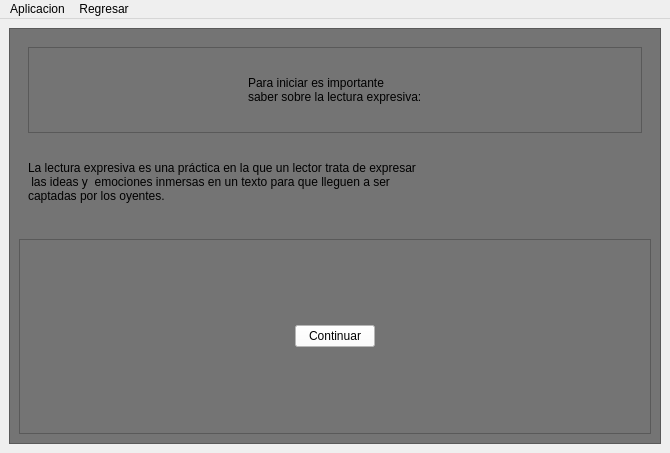
<?xml version="1.0" encoding="UTF-8"?>
<ui version="4.0">
 <class>acercaapp</class>
 <widget class="QMainWindow" name="acercaapp">
  <property name="geometry">
   <rect>
    <x>0</x>
    <y>0</y>
    <width>670</width>
    <height>453</height>
   </rect>
  </property>
  <property name="windowTitle">
   <string>MainWindow</string>
  </property>
  <widget class="QWidget" name="centralwidget">
   <layout class="QGridLayout" name="gridLayout_2">
    <item row="0" column="1">
     <widget class="QFrame" name="frame">
      <property name="styleSheet">
       <string notr="true">background:rgb(116, 116, 116)</string>
      </property>
      <property name="frameShape">
       <enum>QFrame::StyledPanel</enum>
      </property>
      <property name="frameShadow">
       <enum>QFrame::Raised</enum>
      </property>
      <layout class="QVBoxLayout" name="verticalLayout_2">
       <item>
        <widget class="QWidget" name="widget" native="true">
         <layout class="QVBoxLayout" name="verticalLayout">
          <item>
           <widget class="QFrame" name="frame_2">
            <property name="frameShape">
             <enum>QFrame::StyledPanel</enum>
            </property>
            <property name="frameShadow">
             <enum>QFrame::Raised</enum>
            </property>
            <layout class="QHBoxLayout" name="horizontalLayout">
             <item>
              <spacer name="horizontalSpacer">
               <property name="orientation">
                <enum>Qt::Horizontal</enum>
               </property>
               <property name="sizeHint" stdset="0">
                <size>
                 <width>40</width>
                 <height>20</height>
                </size>
               </property>
              </spacer>
             </item>
             <item>
              <widget class="QLabel" name="label_3">
               <property name="styleSheet">
                <string notr="true">font: 63 24pt &quot;Lucida Sans&quot;;</string>
               </property>
               <property name="text">
                <string>Para iniciar es importante
saber sobre la lectura expresiva:</string>
               </property>
              </widget>
             </item>
             <item>
              <spacer name="horizontalSpacer_2">
               <property name="orientation">
                <enum>Qt::Horizontal</enum>
               </property>
               <property name="sizeHint" stdset="0">
                <size>
                 <width>40</width>
                 <height>20</height>
                </size>
               </property>
              </spacer>
             </item>
            </layout>
           </widget>
          </item>
          <item>
           <widget class="QLabel" name="label">
            <property name="styleSheet">
             <string notr="true">
font: 63 12pt &quot;Lucida Sans&quot;;</string>
            </property>
            <property name="text">
             <string>La lectura expresiva es una práctica en la que un lector trata de expresar
 las ideas y  emociones inmersas en un texto para que lleguen a ser 
captadas por los oyentes.</string>
            </property>
           </widget>
          </item>
         </layout>
        </widget>
       </item>
       <item>
        <widget class="QFrame" name="frame_3">
         <property name="frameShape">
          <enum>QFrame::StyledPanel</enum>
         </property>
         <property name="frameShadow">
          <enum>QFrame::Raised</enum>
         </property>
         <layout class="QHBoxLayout" name="horizontalLayout_2">
          <item>
           <spacer name="horizontalSpacer_4">
            <property name="orientation">
             <enum>Qt::Horizontal</enum>
            </property>
            <property name="sizeHint" stdset="0">
             <size>
              <width>40</width>
              <height>20</height>
             </size>
            </property>
           </spacer>
          </item>
          <item>
           <widget class="QPushButton" name="btncontinuar">
            <property name="styleSheet">
             <string notr="true">
background-color: rgb(255, 255, 255);</string>
            </property>
            <property name="text">
             <string>Continuar</string>
            </property>
           </widget>
          </item>
          <item>
           <spacer name="horizontalSpacer_3">
            <property name="orientation">
             <enum>Qt::Horizontal</enum>
            </property>
            <property name="sizeHint" stdset="0">
             <size>
              <width>40</width>
              <height>20</height>
             </size>
            </property>
           </spacer>
          </item>
         </layout>
        </widget>
       </item>
      </layout>
     </widget>
    </item>
   </layout>
  </widget>
  <widget class="QMenuBar" name="menubar">
   <property name="geometry">
    <rect>
     <x>0</x>
     <y>0</y>
     <width>670</width>
     <height>21</height>
    </rect>
   </property>
   <widget class="QMenu" name="menuAplicacion">
    <property name="title">
     <string>Aplicacion</string>
    </property>
    <addaction name="actionSalir"/>
   </widget>
   <widget class="QMenu" name="menuRegresar">
    <property name="title">
     <string>Regresar</string>
    </property>
    <addaction name="back"/>
   </widget>
   <addaction name="menuAplicacion"/>
   <addaction name="menuRegresar"/>
  </widget>
  <action name="actionSalir">
   <property name="text">
    <string>Salir</string>
   </property>
  </action>
  <action name="actionAcerca_de_la_app">
   <property name="text">
    <string>Acerca de la app</string>
   </property>
  </action>
  <action name="back">
   <property name="text">
    <string>Inicio</string>
   </property>
  </action>
 </widget>
 <resources/>
 <connections/>
</ui>
